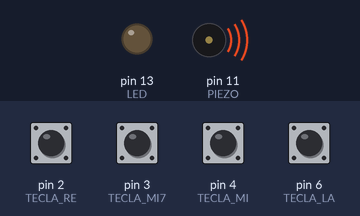
The sketch below on a simulated Arduino Uno, built with avr-gcc and run on an emulated ATmega328P. Parts: output pins drawn as LEDs (lit = HIGH), buzzer (waves = sounding). The inputs (shaded band) are chosen by the test bench; at power-on: pin 2 (TECLA_RE), pin 3 (TECLA_MI7), pin 4 (TECLA_MI), pin 6 (TECLA_LA) HIGH.

Above: at 0.3 s.
At 9.0 s:
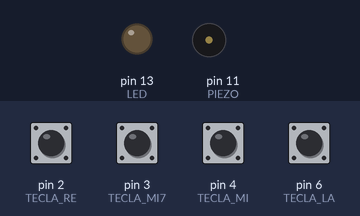
Timing chart, 0 to 12.5 s (numbered marks = the images above):
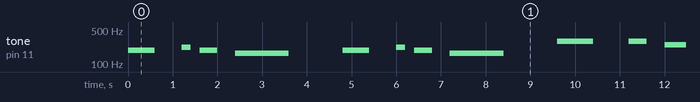

The sketch:

nochepaz.ino
```cpp
#define NOTE_B0  31
#define NOTE_C1  33
#define NOTE_CS1 35
#define NOTE_D1  37
#define NOTE_DS1 39
#define NOTE_E1  41
#define NOTE_F1  44
#define NOTE_FS1 46
#define NOTE_G1  49
#define NOTE_GS1 52
#define NOTE_A1  55
#define NOTE_AS1 58
#define NOTE_B1  62
#define NOTE_C2  65
#define NOTE_CS2 69
#define NOTE_D2  73
#define NOTE_DS2 78
#define NOTE_E2  82
#define NOTE_F2  87
#define NOTE_FS2 93
#define NOTE_G2  98
#define NOTE_GS2 104
#define NOTE_A2  110
#define NOTE_AS2 117
#define NOTE_B2  123
#define NOTE_C3  131
#define NOTE_CS3 139
#define NOTE_D3  147
#define NOTE_DS3 156
#define NOTE_E3  165
#define NOTE_F3  175
#define NOTE_FS3 185
#define NOTE_G3  196
#define NOTE_GS3 208
#define NOTE_A3  220
#define NOTE_AS3 233
#define NOTE_B3  247
#define NOTE_C4  262
#define NOTE_CS4 277
#define NOTE_D4  294
#define NOTE_DS4 311
#define NOTE_E4  330
#define NOTE_F4  349
#define NOTE_FS4 370
#define NOTE_G4  392
#define NOTE_GS4 415
#define NOTE_A4  440
#define NOTE_AS4 466
#define NOTE_B4  494
#define NOTE_C5  523
#define NOTE_CS5 554
#define NOTE_D5  587
#define NOTE_DS5 622
#define NOTE_E5  659
#define NOTE_F5  698
#define NOTE_FS5 740
#define NOTE_G5  784
#define NOTE_GS5 831
#define NOTE_A5  880
#define NOTE_AS5 932
#define NOTE_B5  988
#define NOTE_C6  1047
#define NOTE_CS6 1109
#define NOTE_D6  1175
#define NOTE_DS6 1245
#define NOTE_E6  1319
#define NOTE_F6  1397
#define NOTE_FS6 1480
#define NOTE_G6  1568
#define NOTE_GS6 1661
#define NOTE_A6  1760
#define NOTE_AS6 1865
#define NOTE_B6  1976
#define NOTE_C7  2093
#define NOTE_CS7 2217
#define NOTE_D7  2349
#define NOTE_DS7 2489
#define NOTE_E7  2637
#define NOTE_F7  2794
#define NOTE_FS7 2960
#define NOTE_G7  3136
#define NOTE_GS7 3322
#define NOTE_A7  3520
#define NOTE_AS7 3729
#define NOTE_B7  3951
#define NOTE_C8  4186
#define NOTE_CS8 4435
#define NOTE_D8  4699
#define NOTE_DS8 4978
// Esto es un include "pitches.h" pero no le gusta al compilador de tinkercard

// Traductor de notas americanas a españolas (Para "Noche de paz")
// VOY A USAR LA ESCALA 3 y 4 PARA QUE NO SUENE DEMASIADO AGUDO
// SOL es G
// LA es A
// MI es E
// RE es D
// SI es B
// DO es C

// estas son de la escala 3
#define SOL 193
#define LA 220
#define MI 165
#define SI 247

// estas son de la escala 4
#define RE 294
#define DO 262


#define ACTIVATED LOW

// NOCHE DE PAZ

bool cancion = true;

// VELOCIDAD DE LA CANCIÓN

int VELOCIDAD = 400;

// Cantidad de notas de la canción que he hecho
const int NOTAS = 14;

int notas[] = {
  SOL, LA, SOL, MI,
  SOL, LA, SOL, MI,
  RE, RE, SI,
  DO, DO, SOL
};

double duracion[] = {
  1.5, 0.5, 1, 3,
  1.5, 0.5, 1, 3,
  2, 1, 3,
  2, 1, 3
};


const int PIEZO = 11;
const int LED = 13;

const int TECLA_LA = 6;
const int TECLA_MI = 4;
const int TECLA_MI7 = 3;
const int TECLA_RE = 2;


void setup(){
  pinMode(LED, OUTPUT);
  pinMode(TECLA_LA, INPUT_PULLUP);
  digitalWrite(TECLA_LA,HIGH);
  pinMode(TECLA_MI, INPUT_PULLUP);
  digitalWrite(TECLA_MI,HIGH);
  pinMode(TECLA_MI7, INPUT_PULLUP);
  digitalWrite(TECLA_MI7,HIGH);
  pinMode(TECLA_RE, INPUT_PULLUP);
  digitalWrite(TECLA_RE,HIGH);

  digitalWrite(LED,LOW);
}


void loop()
{
   while(digitalRead(TECLA_LA) == ACTIVATED)
  {
    tone(PIEZO,LA);
    digitalWrite(LED,HIGH);
  }
  while(digitalRead(TECLA_MI) == ACTIVATED)
  {
    tone(PIEZO,MI);
  }

  while(digitalRead(TECLA_MI7) == ACTIVATED)
  {
    tone(PIEZO,SOL);
  }

  while(digitalRead(TECLA_RE) == ACTIVATED)
  {
    tone(PIEZO,RE);
  }

  if(cancion) {
    for (int nota=0; nota <NOTAS; nota++) {
      double tiempo = duracion[nota] * VELOCIDAD;
      tone(11, notas[nota], tiempo);
      double pausa = tiempo * 2;
      delay(pausa);
      noTone(11);
    }

  }


  noTone(PIEZO);
  digitalWrite(LED,LOW);

}
```

Measured:
- by itself, tone on pin 11 (PIEZO): plays 193 Hz for 0.60 s, 220 Hz for 0.20 s, 193 Hz for 0.40 s, 165 Hz for 1.2 s, 193 Hz for 0.60 s, 220 Hz for 0.20 s … (96 notes in this stretch)
